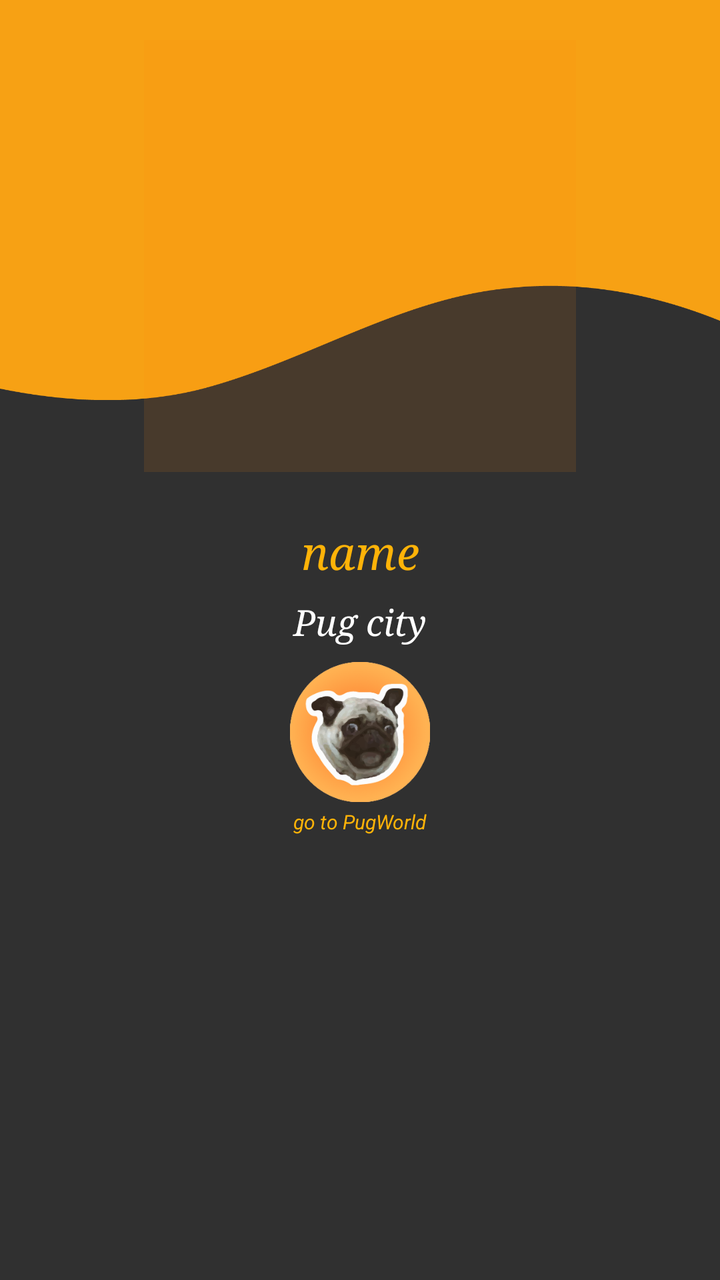
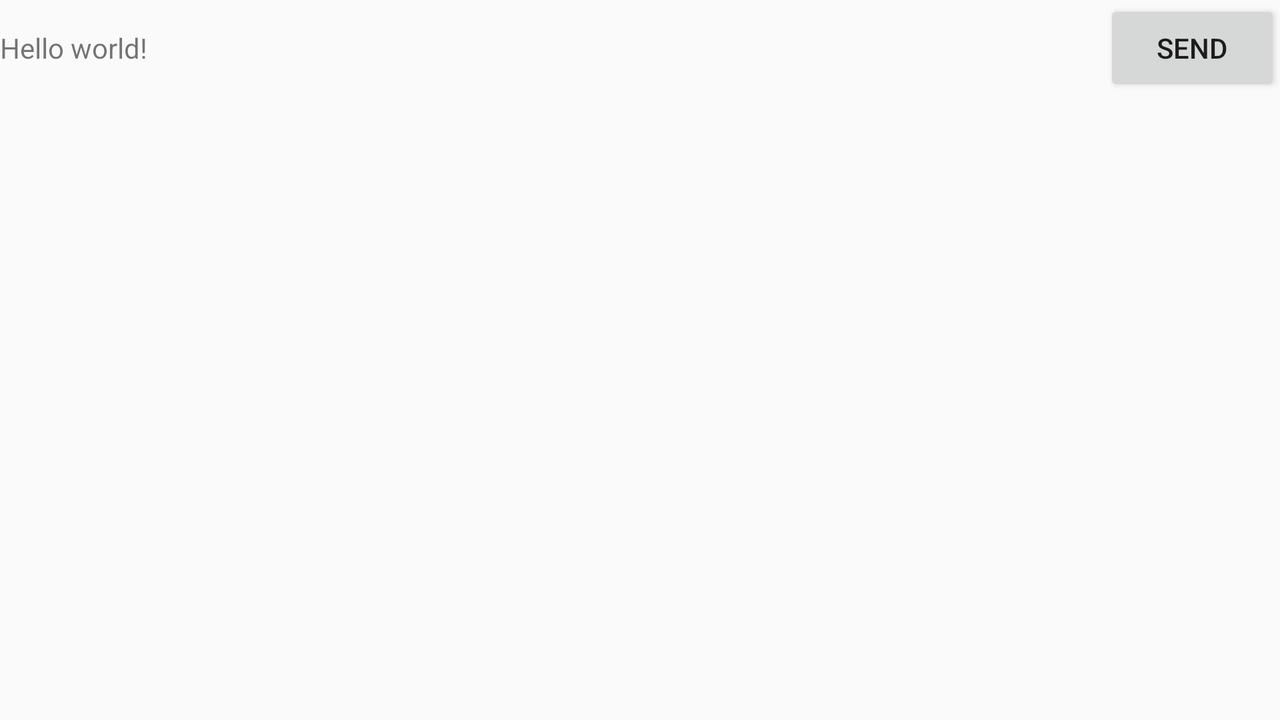

Compare how this app lays out the same screen by default and in its alternative resource folder. The renders come first, then the two layout files and the values they reference.
<!-- AndroidManifest.xml: application theme AppTheme -->
<!-- res/layout/activity_profile.xml -->
<FrameLayout xmlns:android="http://schemas.android.com/apk/res/android"
    xmlns:tools="http://schemas.android.com/tools"
    android:layout_width="match_parent"
    android:layout_height="match_parent"
    android:orientation="horizontal"
    android:background="#303030">

    <FrameLayout
        android:layout_width="match_parent"
        android:layout_height="200dp"
        android:background="@drawable/decoration"></FrameLayout>

    <LinearLayout
        android:orientation="vertical"
        android:layout_width="match_parent"
        android:layout_height="match_parent"
        android:baselineAligned="true">

        <LinearLayout
            android:orientation="horizontal"
            android:layout_width="216dp"
            android:layout_height="216dp"
            android:background="#1dff820b"
            android:weightSum="1"
            android:layout_gravity="center_horizontal"
            android:layout_marginTop="20dp"
            android:layout_marginBottom="20dp">

            <ImageView
                android:layout_width="match_parent"
                android:layout_height="match_parent"
                android:id="@+id/profile_image"
                android:layout_gravity="center_horizontal" />
        </LinearLayout>

        <LinearLayout
            android:layout_width="match_parent"
            android:layout_height="match_parent"
            android:orientation="horizontal">

            <LinearLayout
                android:orientation="vertical"
                android:layout_width="match_parent"
                android:layout_height="match_parent">

                <LinearLayout
                    android:orientation="horizontal"
                    android:layout_width="match_parent"
                    android:layout_height="40dp"
                    android:layout_gravity="center_horizontal">

                    <TextView android:id="@+id/profile_name"
                       android:text="@string/profile_name"
                        android:layout_width="match_parent"
                        android:layout_height="match_parent"
                        android:gravity="center"
                        android:textSize="23dp"
                        android:textColor="#ffb308"
                        android:textStyle="italic"
                        android:typeface="serif" />


                </LinearLayout>

                <LinearLayout
                    android:orientation="horizontal"
                    android:layout_width="match_parent"
                    android:layout_height="30dp">

                    <TextView android:id="@+id/profile_city"
                        android:text="@string/profile_city"
                        android:layout_width="match_parent"
                        android:layout_height="match_parent"
                        android:gravity="center"
                        android:textStyle="italic"
                        android:typeface="serif"
                        android:textColor="#ffffff"
                        android:textSize="18dp" />

                </LinearLayout>

                <ImageButton
                    android:layout_width="70dp"
                    android:layout_height="70dp"
                    android:id="@+id/imageButton"
                    android:layout_gravity="center_horizontal"
                    android:background="@drawable/iconcarlino"
                    android:layout_marginTop="5dp"
                    android:onClick="goToHome"/>

                <TextView
                    android:layout_width="wrap_content"
                    android:layout_height="wrap_content"
                    android:text="go to PugWorld"
                    android:id="@+id/profile_help"
                    android:layout_gravity="center_horizontal"
                    android:textStyle="italic"
                    android:typeface="sans"
                    android:textColor="#ffb308"
                    android:padding="3dp"
                    android:textSize="10dp"/>


            </LinearLayout>

        </LinearLayout>

    </LinearLayout>

</FrameLayout>
<!-- resources referenced by this layout -->
<resources>
  <!-- drawable decoration: png bitmap (drawable, 18775 bytes) -->
  <!-- drawable iconcarlino: png bitmap (drawable-xxhdpi, 53165 bytes) -->
  <string name="profile_city">Pug city</string>
  <string name="profile_name">name</string>
  <style name="AppTheme" parent="Theme.AppCompat.Light.DarkActionBar">
          
      </style>
</resources>
<!-- res/layout-land/activity_profile.xml (the repository's variant of the layout above) -->
<!-- drawn on the phone turned sideways -->
<LinearLayout xmlns:android="http://schemas.android.com/apk/res/android"
    xmlns:tools="http://schemas.android.com/tools" android:layout_width="match_parent"
    android:layout_height="match_parent"
    android:orientation="horizontal">

    <TextView android:id="@+id/dm_textResult"
        android:text="@string/hello_world"
        android:layout_weight="1"
        android:layout_width="0dp"
        android:layout_height="wrap_content" />

    <Button android:id="@+id/cd_button_send"
        android:layout_width="wrap_content"
        android:layout_height="wrap_content"
        android:text="@string/button_send"
        android:onClick="resendMessage"/>

</LinearLayout>
<!-- resources referenced by the variant -->
<!-- as the phone turned sideways resolves them -->
<resources>
  <string name="button_send">Send</string>
  <string name="hello_world">Hello world!</string>
  <style name="AppTheme" parent="Theme.AppCompat.Light.DarkActionBar">
          
      </style>
</resources>
